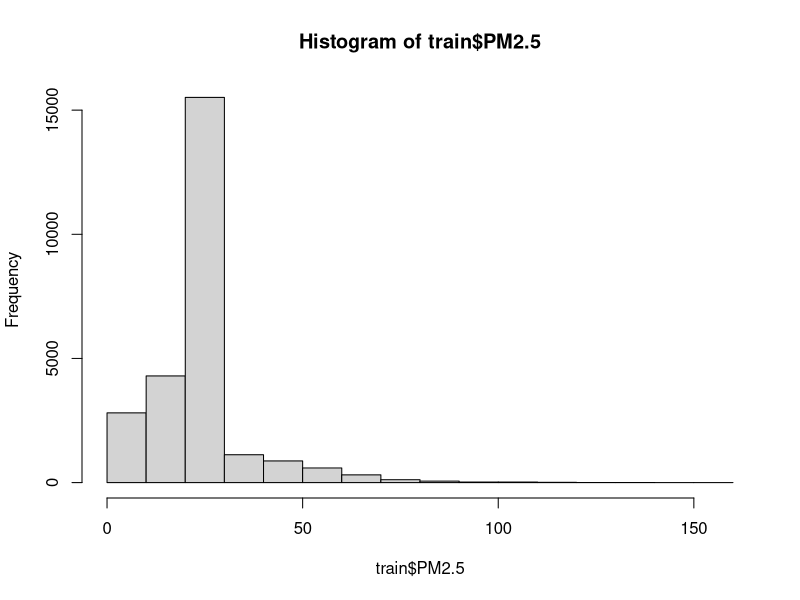
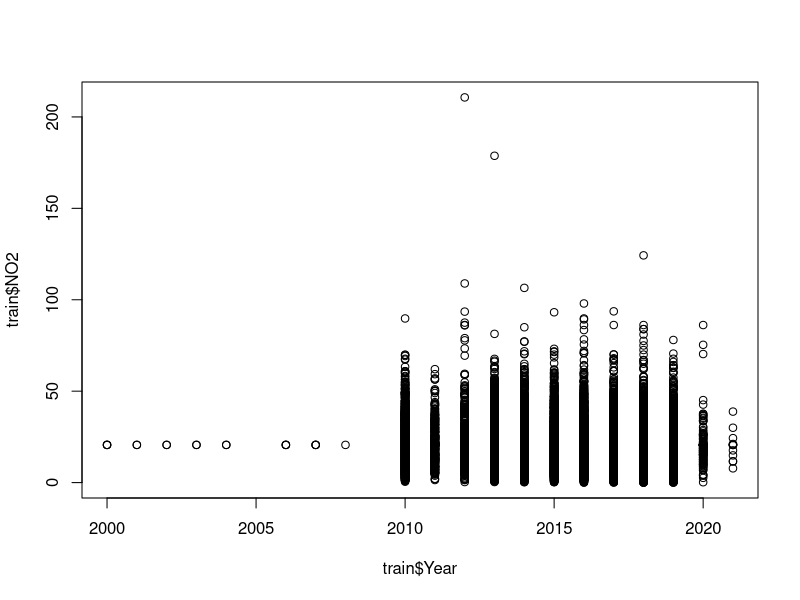
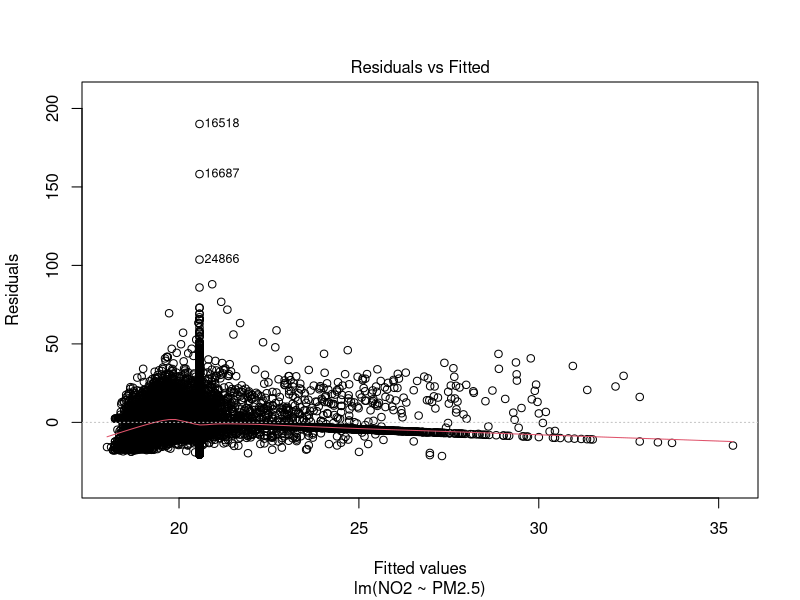
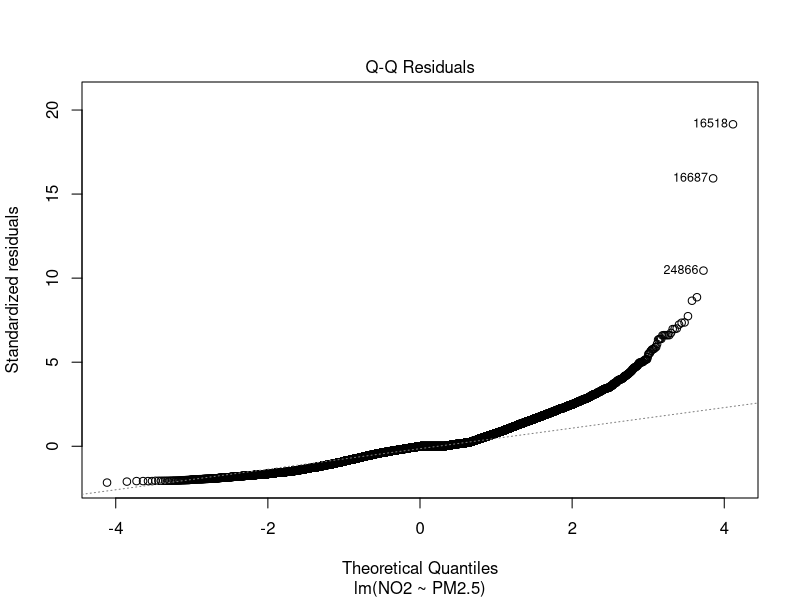
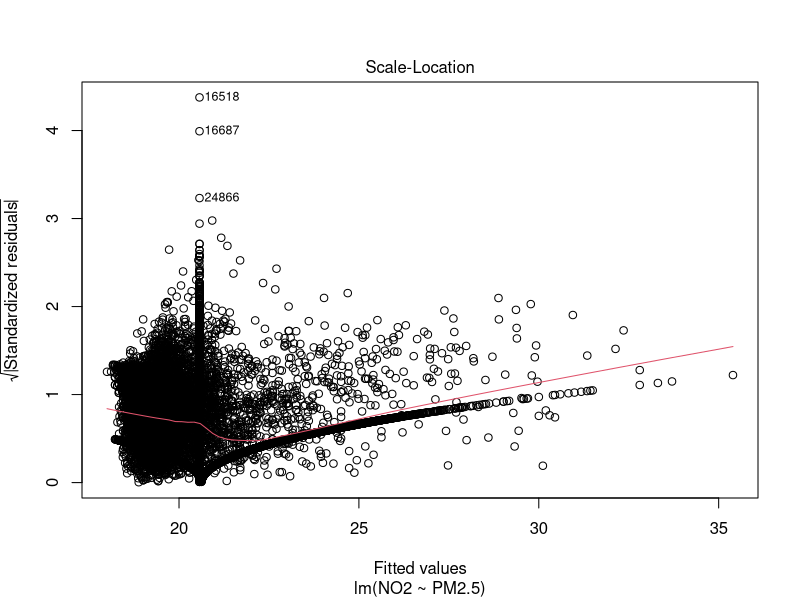
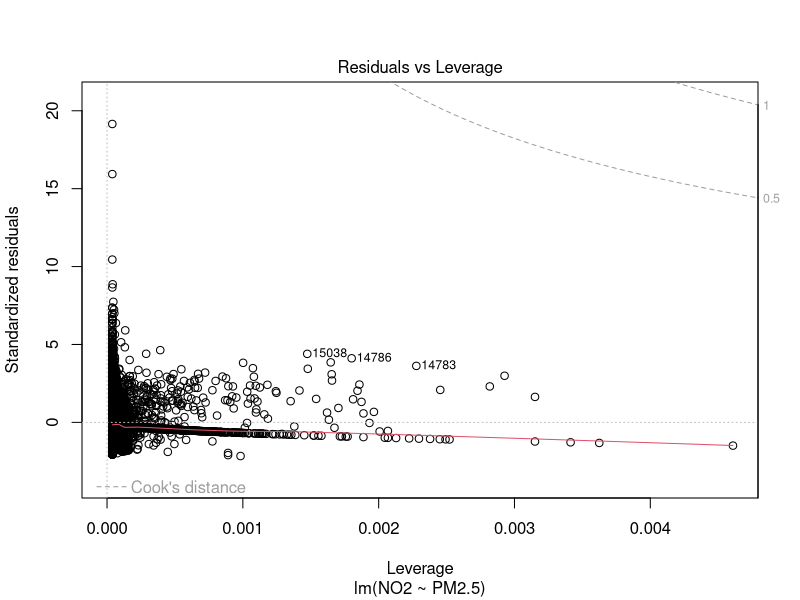
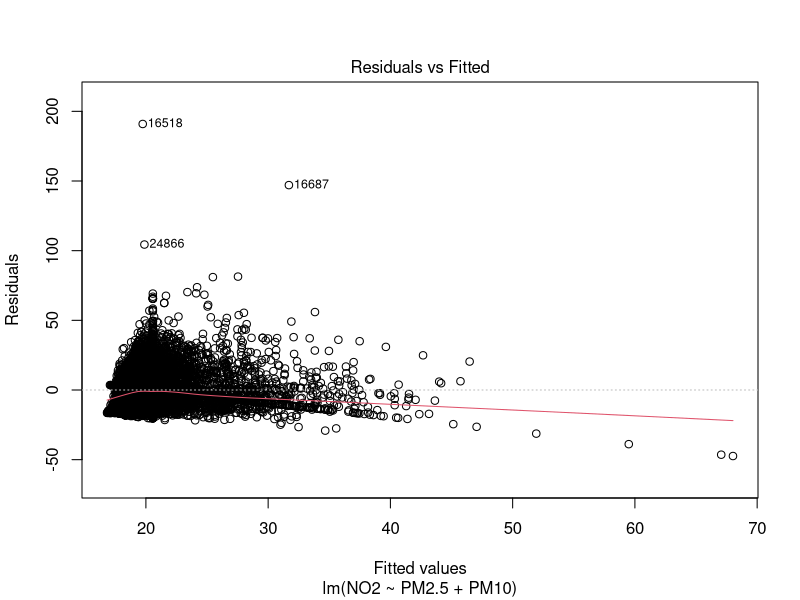
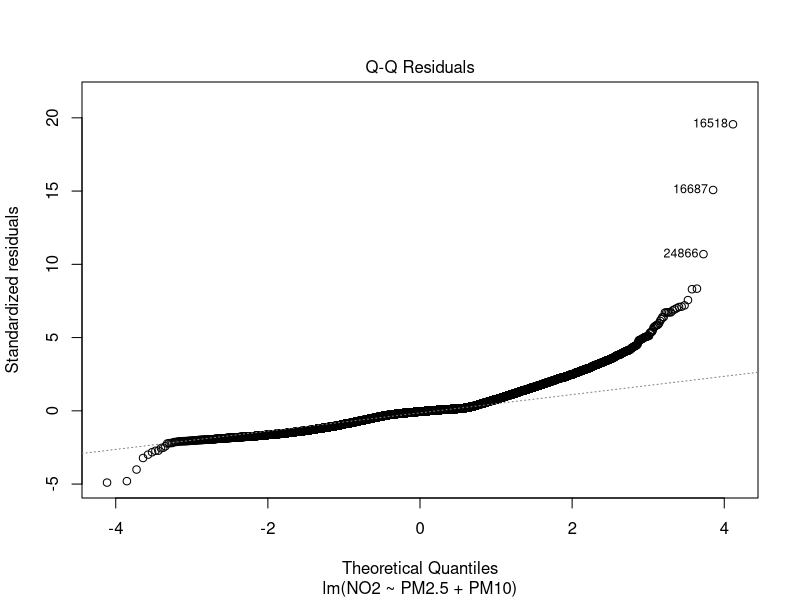

Here is the R script that generated these plots, in order:
## ---- chunk 1
df <- read.csv("Air_Pollution.csv")
str(df)
## ---- chunk 2
df$PM2.5[is.na(df$PM2.5)] <- mean(df$PM2.5, na.rm=TRUE)
df$PM10[is.na(df$PM10)] <- mean(df$PM10, na.rm=TRUE)
df$NO2[is.na(df$NO2)] <- mean(df$NO2, na.rm=TRUE)
df$PM25.temporal.coverage[is.na(df$PM25.temporal.coverage)] <- mean(df$PM25.temporal.coverage, na.rm=TRUE)
df$PM10.temporal.coverage[is.na(df$PM10.temporal.coverage)] <- mean(df$PM10.temporal.coverage, na.rm=TRUE)
df$NO2.temporal.coverage[is.na(df$NO2.temporal.coverage)] <- mean(df$NO2.temporal.coverage, na.rm=TRUE)

str(df)
## ---- chunk 3
i <-sample(1:nrow(df), nrow(df)*0.80, replace=FALSE)
train <- df[i,]
test <- df[-i,]
## ---- chunk 4
head(train)

tail(train)

range(train$PM2.5, na.rm=FALSE)
range(train$PM10, na.rm=FALSE)

mean(train$PM2.5)
mean(train$PM10)

median(train$PM2.5)
median(train$PM10)

## ---- chunk 5
hist(train$PM2.5)
plot(train$Year, train$NO2)
## ---- chunk 6
lm1 <- lm(NO2~PM2.5, data=train)
summary(lm1)
## ---- chunk 7
plot(lm1)
## ---- chunk 8
lm2 <- lm(NO2~PM2.5+PM10, data=train)
summary(lm2)
## ---- chunk 9
plot(lm2)
## ---- chunk 10
lm3 <- lm(PM2.5~Year+NO2, data=train)
summary(lm3)
## ---- chunk 11
plot(lm3)
